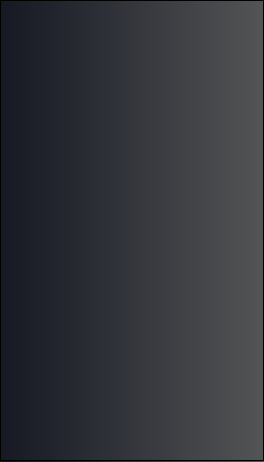
<?xml version="1.0" encoding="UTF-8"?>
<ui version="4.0">
 <class>themselves</class>
 <widget class="QWidget" name="themselves">
  <property name="geometry">
   <rect>
    <x>0</x>
    <y>0</y>
    <width>264</width>
    <height>462</height>
   </rect>
  </property>
  <property name="windowTitle">
   <string>好友列表</string>
  </property>
  <property name="styleSheet">
   <string notr="true">background-color: rgb(22,24,35);

background-color: qlineargradient(spread:pad, x1:0, y1:0, x2:1, y2:0, stop:0 rgba(22,24,35, 255), stop:1 rgba(82,84,85, 255));

</string>
  </property>
  <widget class="QListWidget" name="listWidget">
   <property name="geometry">
    <rect>
     <x>0</x>
     <y>0</y>
     <width>264</width>
     <height>461</height>
    </rect>
   </property>
  </widget>
 </widget>
 <resources/>
 <connections/>
</ui>
